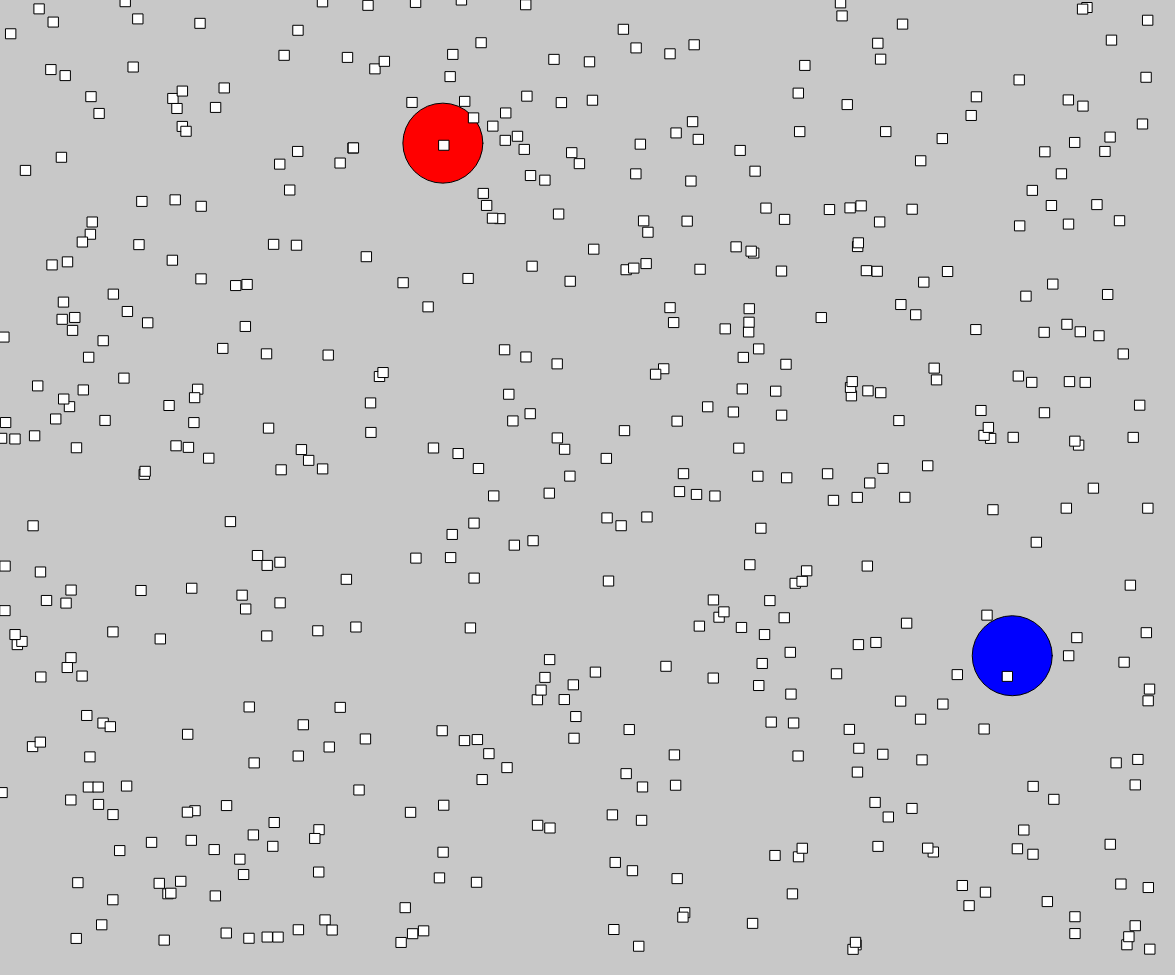
Frame 1 (no input)
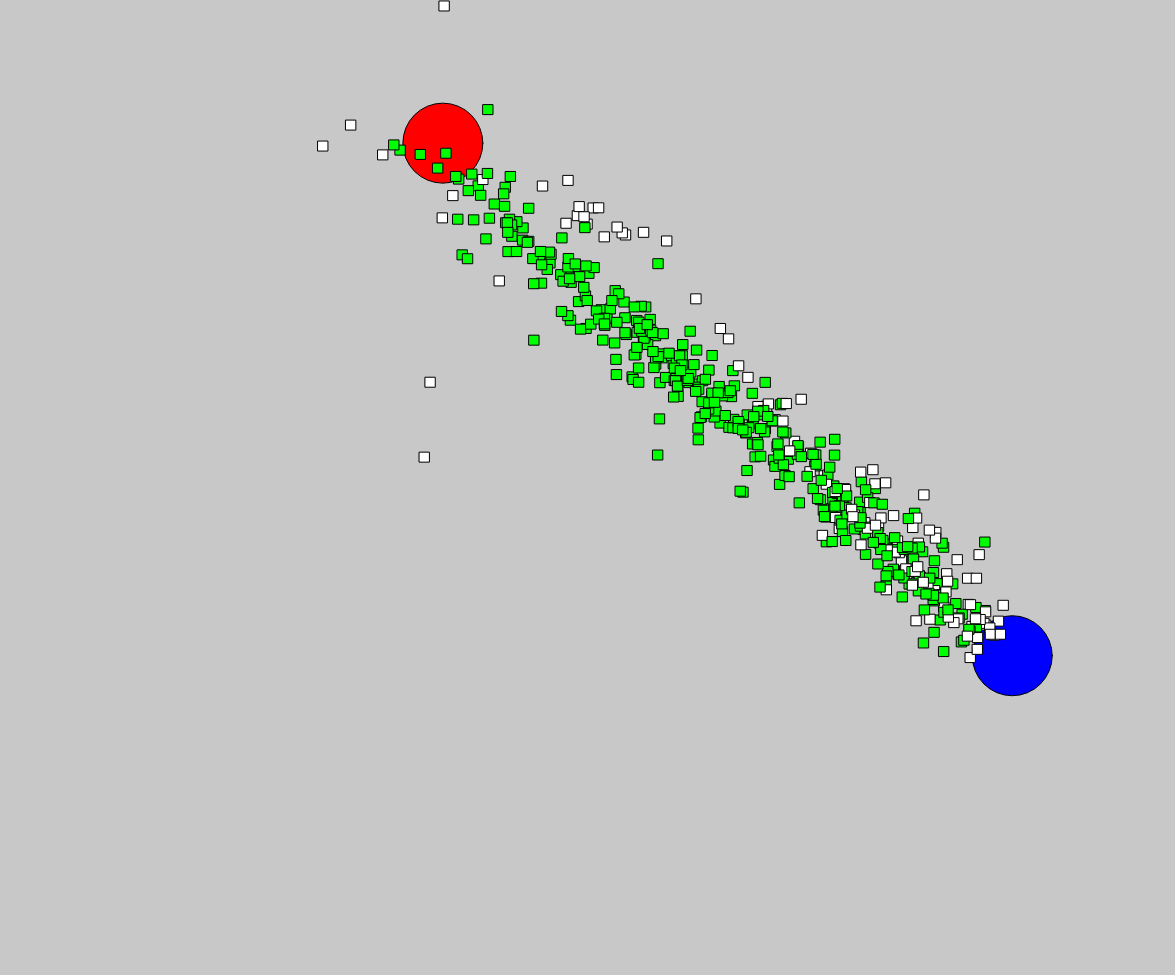
Frame 60 (no input)
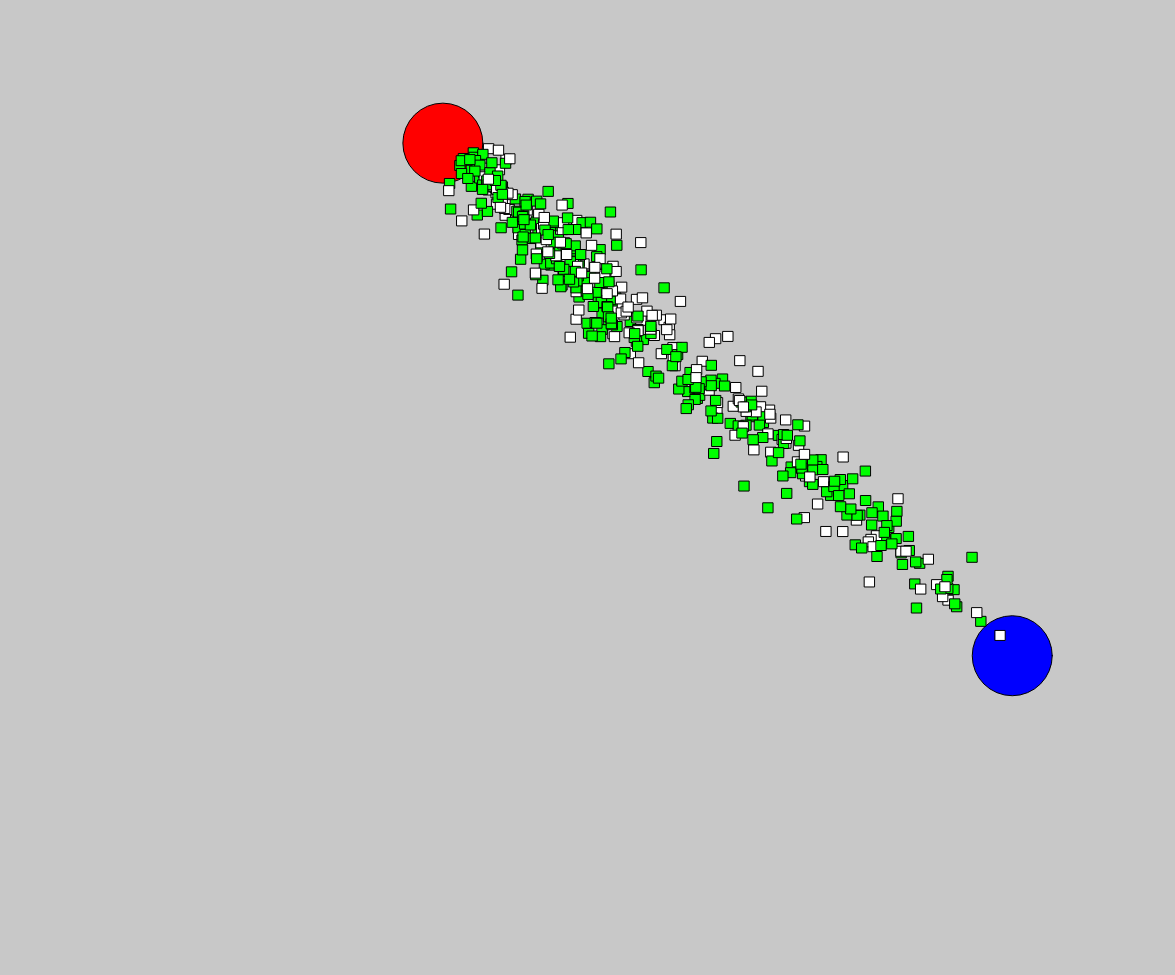
Frame 120 (the mouse pressed at the canvas centre since frame 60)

The p5.js sketch that drew these frames (run headless with seeded random() and noise() and a simulated clock; from frame 60 on, the mouse is pressed at the canvas centre):

// p5.js sketch
// ── sketch.js
let ant1, ant2;

let ants = [];
let antCount = 500;

let antsPlusPlayer = [];

let goals = [];
let goalCount = 1;

let width = 1200;
let height = 900;

let isMouseOver = false;

let goal = null;

function setup() {
  width = windowWidth;
  height = windowHeight;
  createCanvas(width - 25, height - 25);

  for (let i = 0; i < goalCount; i++) {
    goals.push(
      (goal = {
        x: random(50, width / 2),
        y: random(50, height / 2),
        health: 5000,
        size: 80,
        colour: [255, 0, 0],
        name: "target:" + (i + 1),
      })
    );
  }

  goals.push(
    (goal = {
      x: random(width / 2, width - 50),
      y: random(height / 2, height - 50),
      size: 80,
      colour: [0, 0, 255],
      name: "home",
    })
  );

  for (let i = 0; i < antCount; i++) {
    ants.push(
      new Ant(
        goals,
        random(0, width - 50),
        random(0, height - 50),
        [255, 255, 255]
      )
    );
  }

  antsPlusPlayer = [...ants];
}

function drawGoals(obj) {
  fill(obj.colour[0], obj.colour[1], obj.colour[2]);
  ellipse(obj.x, obj.y, obj.size, obj.size);
}

function draw() {
  background(200);

  for (let i = 0; i < goals.length; i++) {
    if (goals[i].name != "home") {
      if (goals[i].health <= 0) {
        continue;
      }
    }

    drawGoals(goals[i]);
  }

  for (let i = 0; i < ants.length; i++) {
    ants[i].draw();
    ants[i].moveObject(width, height);
    ants[i].sendOutInformation(antsPlusPlayer);
  }
  if (isMouseOver) {
    drawPopup(this.goal);
  }
}

function drawPopup(goal) {
  // Set the position of the popup relative to the mouse cursor

  let popupX = mouseX;
  let popupY = mouseY;

  // Draw the popup
  fill(255);
  rect(popupX, popupY, 150, 35);

  // Draw the text inside the popup
  fill(0);
  textAlign(CENTER, CENTER);
  text(`${goal.name} health: ${goal.health}`, popupX, popupY, 150, 35);
}

function mouseMoved() {
  for (let i = 0; i < goals.length; i++) {
    const goal = goals[i];
    let distance = dist(mouseX, mouseY, goal.x, goal.y);
    if (distance <= 80) {
      isMouseOver = true;
      this.goal = goal;
      return;
    } else {
      isMouseOver = false;
      this.goal = null;
    }
  }
}

function mouseClicked() {
  // Code to execute when the mouse is clicked
}

// ── ant.js
class Ant {
  constructor(goals, x, y, colour) {
    this.x = x;
    this.y = y;
    this.speed = 25;
    this.size = 10;
    this.angle = 0;
    this.colour = colour;
    this.goals = goals;
    this.goingHome = false;

    this.scoreBoard = new Map();

    for (let i = 0; i < goals.length; i++) {
      this.scoreBoard.set(goals[i].name, 0);
      if (goals[i].name == "home") {
        this.home = goals[i];
      }
    }
  }

  set2dCoords(x, y) {
    this.x = x;
    this.y = y;
  }

  setColour(r, g, b) {
    this.colour = [r, g, b];
  }

  moveTowards(target) {
    const dx = target.x - this.x;
    const dy = target.y - this.y;
    this.angle = atan2(dy, dx);
  }

  checkForGoals() {
    for (let i = 0; i < this.goals.length; i++) {
      const goal = this.goals[i];
      if (goal.health <= 0) {
        continue;
      }
      const distanceX = this.x - goal.x;
      const distanceY = this.y - goal.y;
      const distance = sqrt(distanceX * distanceX + distanceY * distanceY);
      const minDistance = this.size / 2 + goal.size / 2;
      if (distance < minDistance) {
        this.updateScore(goal.name, 0);
        if (goal.name.includes("target")) {
          this.goingHome = true;
          this.colour = [0, 255, 0];
          this.moveTowards(this.home);
          goal.health--;
        } else {
          this.colour = [255, 255, 255];
          this.goingHome = false;
        }
      } else {
        this.updateScore(goal.name, this.getScore(goal.name) + 1);
        if (goal.name == "home" && this.goingHome) {
          if (this.getScore(goal.name) >= (width + height) / 2) {
            this.goingHome = false;
            this.colour = [255, 0, 0];
            this.moveTowards({ x: -this.x, y: -this.y });
          }
        }
      }
    }
  }

  setAngle(angle) {
    this.angle = angle;
  }

  isGoingHome() {
    return this.goingHome;
  }

  sendOutInformation(ants) {
    for (let i = 0; i < ants.length; i++) {
      if (ants[i] != this) {
        if (this.inDistance(ants[i])) {
          this.goals.forEach((goal) => {
            const otherAntScore = ants[i].getScore(goal.name);
            const ourScore = this.getScore(goal.name);
            if (otherAntScore > ourScore) {
              if (ants[i].isGoingHome()) {
                if (goal.name == "home") {
                  ants[i].updateScore(goal.name, ourScore);
                  ants[i].moveTowards(this);
                }
              } else if (goal.name != "home") {
                ants[i].updateScore(goal.name, ourScore);
                ants[i].moveTowards(this);
              }
            }
          });
        }
      }
    }
  }

  inDistance(ant) {
    const distanceX = Math.abs(ant.x - this.x + this.size / 2);
    const distanceY = Math.abs(ant.y - this.y + this.size / 2);
    const manhattanDistance = distanceX + distanceY;

    return manhattanDistance <= 150;
  }

  getScore(name) {
    return this.scoreBoard.get(name);
  }

  updateScore(name, value) {
    this.scoreBoard.set(name, value);
  }

  moveObject(width, height) {
    const angle = this.angle;
    const dx = cos(angle) * this.speed;
    const dy = sin(angle) * this.speed;

    if (random() < 0.75) {
      this.x += dx;
      this.y += dy;
    } else {
      this.x += cos(random(0, 360)) * this.speed;
      this.y += sin(random(0, 360)) * this.speed;
    }

    if (this.x < -this.size / 2) {
      this.x = width + this.size / 2;
    }
    if (this.x > width + this.size / 2) {
      this.x = -this.size / 2;
    }
    if (this.y < -this.size / 2) {
      this.y = height + this.size / 2;
    }
    if (this.y > height + this.size / 2) {
      this.y = -this.size / 2;
    }

    // if (this.x < -this.size / 2 || this.x > width + this.size / 2) {
    //   this.angle = 180 - this.angle;
    // }
    // if (this.y < -this.size / 2 || this.y > height + this.size / 2) {
    //   this.angle = 360 - this.angle;
    // }

    this.checkForGoals();
  }

  control() {
    this.setColour(255, 0, 0);
    // Rotate the object based on key press
    if (keyIsDown(LEFT_ARROW)) {
      this.x -= this.speed;
    }
    if (keyIsDown(RIGHT_ARROW)) {
      this.x += this.speed;
    }
    if (keyIsDown(UP_ARROW)) {
      this.y -= this.speed;
    }
    if (keyIsDown(DOWN_ARROW)) {
      this.y += this.speed;
    }
    this.checkForGoals();
  }

  draw() {
    fill(this.colour[0], this.colour[1], this.colour[2]);

    // Draw the object as a rectangle
    rectMode(CENTER);
    rect(this.x, this.y, this.size, this.size);
  }

  getHomeValue() {
    return this.home;
  }

  getTargetValue() {
    return this.target;
  }

  setHome(value) {
    this.home = value;
  }

  setGoal(value) {
    this.goal = value;
  }

  addToHome(value) {
    this.home += value;
  }

  addToTarget(value) {
    this.target += value;
  }
}
